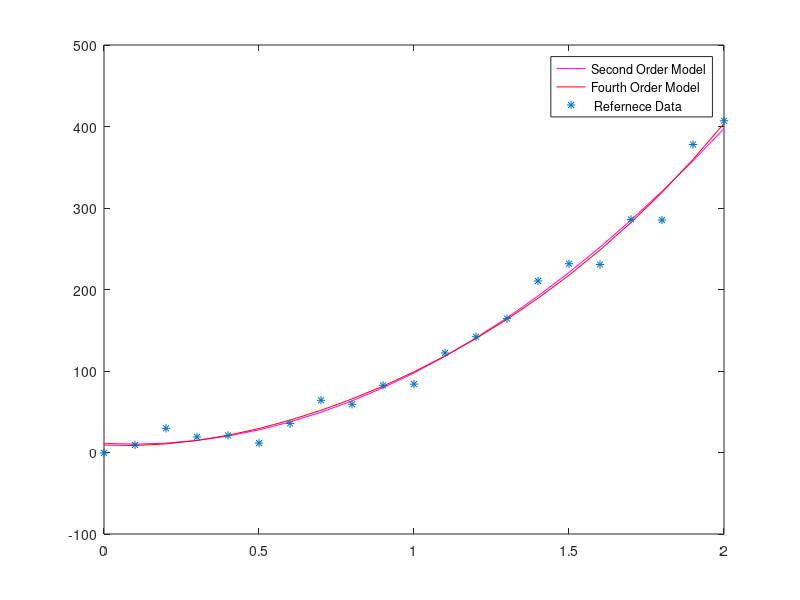

MATLAB code for this plot: (Note: this script raises an error after producing the figure.)
close all
clear all



%initialize coefficients
I = [0:0.1:2];
R = 100;
%initialize noisy data
sd = [0,10,20,30,40,50]';
P_data = zeros(6,21,10); % P_data(i) = [sd,random_noise]


%initial coefficients & estimated values
linear_polyfit_coefficient = zeros(6,2);
%sqaure_polyfit_coefficient = zeros(6,3);
second_polyfit_coefficient = zeros(6,3);
fourth_polyfit_coefficient = zeros(6,5);


linear_polyfit_value = zeros(6,21); %polyval output from polyfit method 
linear_mldiv_value = linear_polyfit_value;%polyval output from muldiv method

% square_polyfit_value = linear_polyfit_value;
square_mldiv_value = linear_polyfit_value;

second_polyfit_value = linear_polyfit_value;
second_mldiv_value = linear_polyfit_value;

fourth_polyfit_value = linear_polyfit_value;
fourth_mldiv_value = linear_polyfit_value;

%set up muldiv method X.*v = Y
linear_mldiv_X = ones(21,2);%set X [1,In,In^2, ... In^n]
square_mldiv_X = ones(21,1);
second_mldiv_X = ones(21,3);
fourth_mldiv_X = ones(21,5);

linear_mldiv_v = ones(6,2);%set v[v0,v2,...vn]'
square_mldiv_v = ones(6,1);
second_mldiv_v = ones(6,3);
fourth_mldiv_v = ones(6,5);

P_average = zeros(6,21);
%initial the noisy results
for i = 1:10
    
    sd_noise = sd*randn(1,21);
%modelling measurement with noises
    P_standard = R*I.^2;
    P_noisy = P_standard + sd_noise;
    P_data(:,:,i) =P_noisy;
    for k = 1:6;
    P_average(k,:) = P_average(k,:)+P_data(k,:,i)/10;
    end
end

%fitting data 
% polyfit() method    
   for k = 1:6;
   %polyfit() method
   linear_polyfit_coefficient(k,:) = polyfit(I,P_average(k,:),1);
   linear_polyfit_value(k,:) = polyval([linear_polyfit_coefficient(k,:)],I);
   
%    square_coefficient(k) = polyfit(I,P_noisy(k,:),2);
%    square_polyfit_value(k)=polyval(square_polyfit_coefficient(k),I); 
   
   second_polyfit_coefficient(k,:) = polyfit(I,P_average(k,:),2);
   second_polyfit_value(k,:) = polyval([second_polyfit_coefficient(k,:)],I);
   
   fourth_polyfit_coefficient(k,:) = polyfit(I,P_average(k,:),4);
   fourth_polyfit_value(k,:) = polyval([fourth_polyfit_coefficient(k,:)],I);
   
   
   %premutiply method
   for j = 1:21; %setup X matrices
      linear_mldiv_X(j,:)=[I(j),1];
      square_mldiv_X(j,:)=[I(j).^2];
      second_mldiv_X(j,:)=[I(j).^2,I(j),1];
      fourth_mldiv_X(j,:)=[I(j).^4,I(j).^3,I(j).^2,I(j),1];
   end
   
   
   %v = X/Y
  
      linear_mldiv_v(k,:)= linear_mldiv_X(:,:)\P_average(k,:)';
      linear_mldiv_value(k,:)=polyval([linear_mldiv_v(k,:)],I);

        square_mldiv_v(k,:)=square_mldiv_X(:,:)\P_average(k,:)';
        square_mldiv_value(k,:)=polyval([square_mldiv_v(k,:),0,0],I);

       second_mldiv_v(k,:)=second_mldiv_X(:,:)\P_average(k,:)';
       second_mldiv_value(k,:)=polyval([second_mldiv_v(k,:)],I);
 
        fourth_mldiv_v(k,:)=fourth_mldiv_X(:,:)\P_average(k,:)';
        fourth_mldiv_value(k,:)=polyval([fourth_mldiv_v(k,:)],I);
   
   
 end

%compute errors for least square fitting
mldiv_linear_error = sum((linear_mldiv_value' - P_average').^2)';
mldiv_square_error = sum((square_mldiv_value' - P_average').^2)';
mldiv_second_error = sum((second_mldiv_value' - P_average').^2)';
mldiv_fourth_error = sum((fourth_mldiv_value' - P_average').^2)';

polyfit_linear_error = sum((linear_polyfit_value' - P_average').^2)';
polyfit_second_error = sum((second_polyfit_value' - P_average').^2)';
polyfit_fourth_error = sum((fourth_polyfit_value' - P_average').^2)';


%plot the fitting result
k=6;
figure;
h1=plot(I,second_polyfit_value(k,:),'m', I,fourth_mldiv_value(k,:),'r',I,P_average(k,:),'*');
hold on
legend(h1,"Second Order Model","Fourth Order Model"," Refernece Data");
p=poly2sym(linear_mldiv_v(1,:));
xlabel("Current I");
ylabel("Calculated Power");
title("Mildive() fitting with SD = 50")

 %calculate the contribution factor
fourth_x_4_contribution_20 = abs(fourth_polyfit_coefficient(3,1)*I.^4);
fourth_x_3_conribution_20 = abs(fourth_polyfit_coefficient(3,2)*I.^3);
fourth_x_2_conribution_20 = abs(fourth_polyfit_coefficient(3,3)*I.^2);
fourth_x_1_conribution_20 = abs(fourth_polyfit_coefficient(3,4)*I.^1);
fourth_x_0_conribution_20 = abs(fourth_polyfit_coefficient(3,1)*I^.0);



% for d = 1:6
%     eqn(d,:) =poly2sym(square_mldiv_v(d,:));
% end    


%h2 = plot(I,linear_mldiv_value(1,:),'r',I,linear_polyfit_value(1,:),'b');

